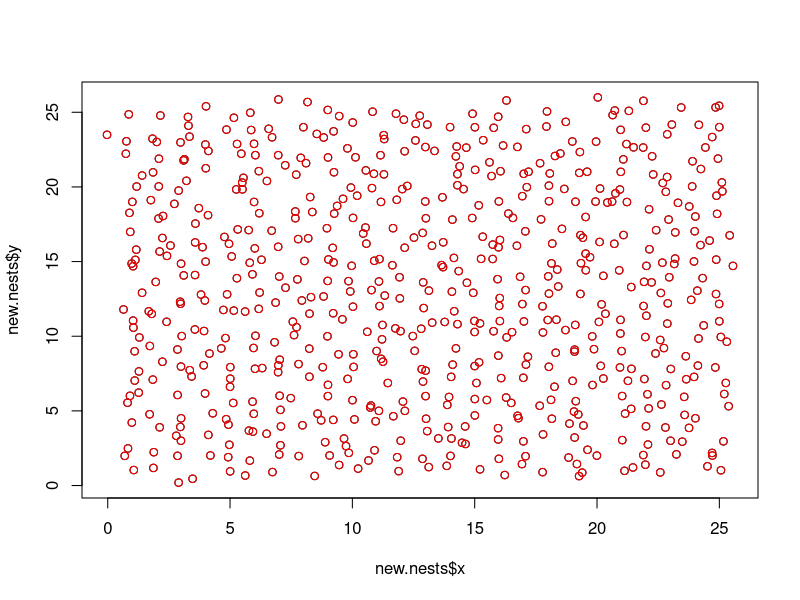
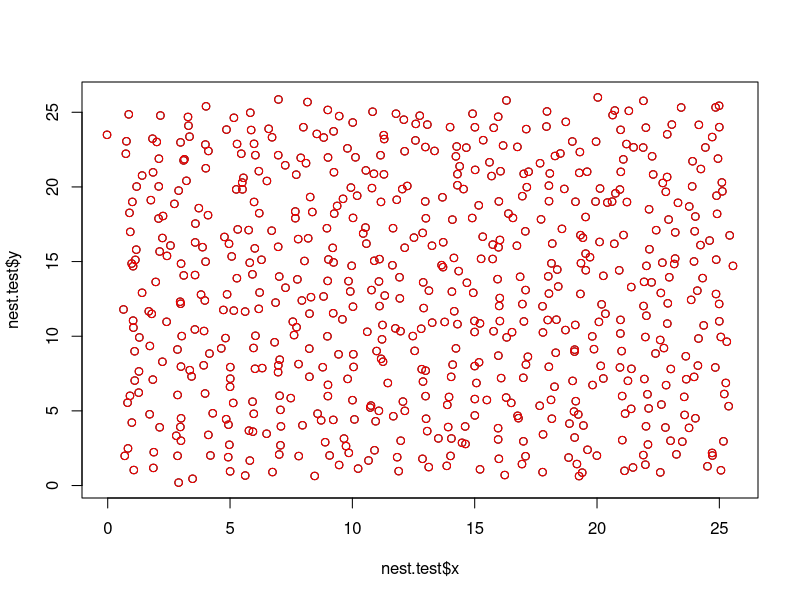

These figures' R source, in order: (Note: this script raises an error after producing the figures.)
# Simulate some nests

library(spatstat)

# Number of nesters (preferably a square)
nest.n <- 100
# Mean nearest neighbor distance of nests
mean.nn <- 1
# Standard deviation of n.n.
nn.sd <- 0.2
# Image error
image.err <- 0
# Number of loafers 
loafers.n <- 10
# Create flight ID
flight.id <- "a"

## Function to generate inital nests and loafers
## [TODO]: incorporate image.err?
##    -if image.err, it will be incorporated as mean in generating
##      grid.noise?

## NOTE: if nest.n is not a perfect square, the nest.n will be rounded
## to closest one (for now)
initiatenests <- function(nest.n, loafers.n, mean.nn, nn.sd, image.err=0,
                          flight.id="A"){
  
  # Calculate size of square grid:
  grid.size <- sqrt(nest.n)
  # Create coordinates along the grid
  grid.coords <- expand.grid(x=(1:grid.size)*mean.nn, y=(1:grid.size)*mean.nn)
  # Generate random noise
  grid.noise <- rnorm(n=nrow(grid.coords), mean=0, sd=nn.sd)
  noise.angles <- runif(n=nrow(grid.coords), min=0, max=2*pi) 
  grid.coords$newx <- grid.coords$x + grid.noise*sin(noise.angles)
  grid.coords$newy <- grid.coords$y + grid.noise*cos(noise.angles)
  
  # REMOVE:
  #grid.coords$diffx <- grid.coords$x - grid.coords$newx
  #grid.coords$diffy <- grid.coords$y - grid.coords$newy
  #grid.coords$dist <- sqrt(grid.coords$diffx^2 + grid.coords$diffy^2)
  
  # Create ppp with nests
  nest.pts <- as.ppp(data.frame(grid.coords$newx, grid.coords$newy), 
                    W=owin(xrange=c((min(grid.coords$newx)-mean.nn), 
                                     (max(grid.coords$newx)+mean.nn)), 
                                     yrange=c((min(grid.coords$newy)-mean.nn), 
                                               (max(grid.coords$newy)+mean.nn))))
  # Generate loafers
  loafers <- runifpoint(n=loafers.n, win=nest.pts$window)
  
  # Combine nests and loafers
  all.pts.ppp <- superimpose(nest.pts, loafers)
  all.pts.df <- as.data.frame(all.pts.ppp)
  
  # Mark points as either nesting or non-nesting
  all.pts.df$observed <- c(rep.int(1, nrow(grid.coords)), rep.int(0, loafers.n))
  
  # Generate IDs for each point
  ids <- seq(from=1, to=nrow(all.pts.df), length.out=nrow(all.pts.df))
  all.pts.df$UFID <- paste(flight.id, ids, sep="_")

  return(all.pts.df)
}

### [TODO]: incorporate image error?
### Or is there a difference b/w mean.move and image.err? 
### sd.move captures the between-image error associated with
### birds moving on the nest, the mean.move implies some specific 
### spatial bias with the image. If mean.move != 0, that implies
### a directional movement by all nests

newflight <- function(initpts, loafers.n, mean.move=0, sd.move, image.err=0,
                      flight.id="B"){
  init.nests <- subset(initpts, observed==1)
  nest.n <- nrow(init.nests)
  # Generate random noise
  grid.noise <- rnorm(n=nest.n, mean=mean.move, sd=sd.move)
  noise.angles <- runif(n=nest.n, min=0, max=2*pi) 
  init.nests$newx <- init.nests$x + grid.noise*sin(noise.angles)
  init.nests$newy <- init.nests$y + grid.noise*cos(noise.angles)
  
  # REMOVE:
  #init.nests$diffx <- init.nests$x - init.nests$newx
  #init.nests$diffy <- init.nests$y - init.nests$newy
  #init.nests$dist <- sqrt(init.nests$diffx^2 + init.nests$diffy^2)
  
  # Create ppp with nests
  nest.pts <- as.ppp(data.frame(init.nests$newx, init.nests$newy), 
                     W=owin(xrange=c((min(init.nests$newx)-mean.nn), 
                                     (max(init.nests$newx)+mean.nn)), 
                            yrange=c((min(init.nests$newy)-mean.nn), 
                                     (max(init.nests$newy)+mean.nn))))
  # Generate loafers
  loafers <- runifpoint(n=loafers.n, win=nest.pts$window)
  
  # Combine nests and loafers
  all.pts.ppp <- superimpose(nest.pts, loafers)
  all.pts.df <- as.data.frame(all.pts.ppp)
  
  # Mark points as either nesting or non-nesting
  all.pts.df$observed <- c(rep.int(1, nest.n), rep.int(0, loafers.n))
  
  # Generate IDs for each point
  ids <- seq(from=1, to=nrow(all.pts.df), length.out=nrow(all.pts.df))
  all.pts.df$UFID <- paste(flight.id, ids, sep="_")
  
  return(all.pts.df)
}



### TEST:
sd.move <- 0.001
nest.n <- 25
new.nests <- initiatenests(nest.n=nest.n^2, loafers.n=0, mean.nn=1, nn.sd=0.5)
plot(new.nests$y ~ new.nests$x)

second.nests <- newflight(new.nests, loafers.n=0, mean.move=0, sd.move=sd.move, 
                          image.err=0, flight.id="B")
points(second.nests$y ~ second.nests$x, col="red")

loafer.test <- subset(new.nests, observed==0)
nest.test <- subset(new.nests, observed==1)
second.nest.test <- subset(second.nests, observed==1)
plot(nest.test$y ~ nest.test$x)
points(second.nest.test$y ~ second.nest.test$x, col="red")

a <- SpatialPointsDataFrame(data.frame(new.nests$x, new.nests$y), data=new.nests)
b <- SpatialPointsDataFrame(data.frame(second.nest.test$x, second.nest.test$y), data=second.nest.test)


#### REMOVE:
#### Test SD 
# Under the half normal, E[Y]= mu = sigma*sqrt(2)/(sqrt(pi))
# so sigma = mu*sqrt(pi)/sqrt(2)
# st.dev(Y) = sqrt(s^2*(1-2/pi))

test.m <- 0
test.sd <- 0.1
test.size <- 100
test.table <- expand.grid(x=1:test.size, y=1:test.size)

#origin.col <- rep(0, test.size)
#test.table <- data.frame(origin.col, origin.col)
colnames(test.table) <- c("x", "y")

test.dist <- rnorm(n=test.size^2, mean=test.m, sd=test.sd)
test.angles <- runif(n=test.size^2, min=0, max=2*pi) 
test.table$newx <- test.table$x + test.dist*sin(test.angles)
test.table$newy <- test.table$y + test.dist*cos(test.angles)
test.table$diffx <- test.table$x - test.table$newx
test.table$diffy <- test.table$y - test.table$newy
test.table$dist <- sqrt(test.table$diffx^2 + test.table$diffy^2)
sd(test.table$dist)

#plot(test.table$y ~ test.table$x)
#points(test.table$newy ~ test.table$x, col="red")

plot(test.table$x ~ test.table$diffx)
test.negs <- sample(c(-1,1), size=(test.size^2), replace=T)
dist <- test.table$dist * test.negs
hist(dist)
sd(dist)

# Compare expected / observed means:
#mu = sigma*sqrt(2)/(sqrt(pi))
test.sd*sqrt(2)/sqrt(pi) / mean(test.table$dist)

# Compare expected / observed standard deviations:
sqrt((test.sd^2)*(1-2/pi)) / sd(test.table$dist)

mean(ActiveNest$dist)/(sd.move*sqrt(2)/sqrt(pi))

sd(ActiveNest$dist)/sqrt((sd.move^2)*(1-2/pi))
